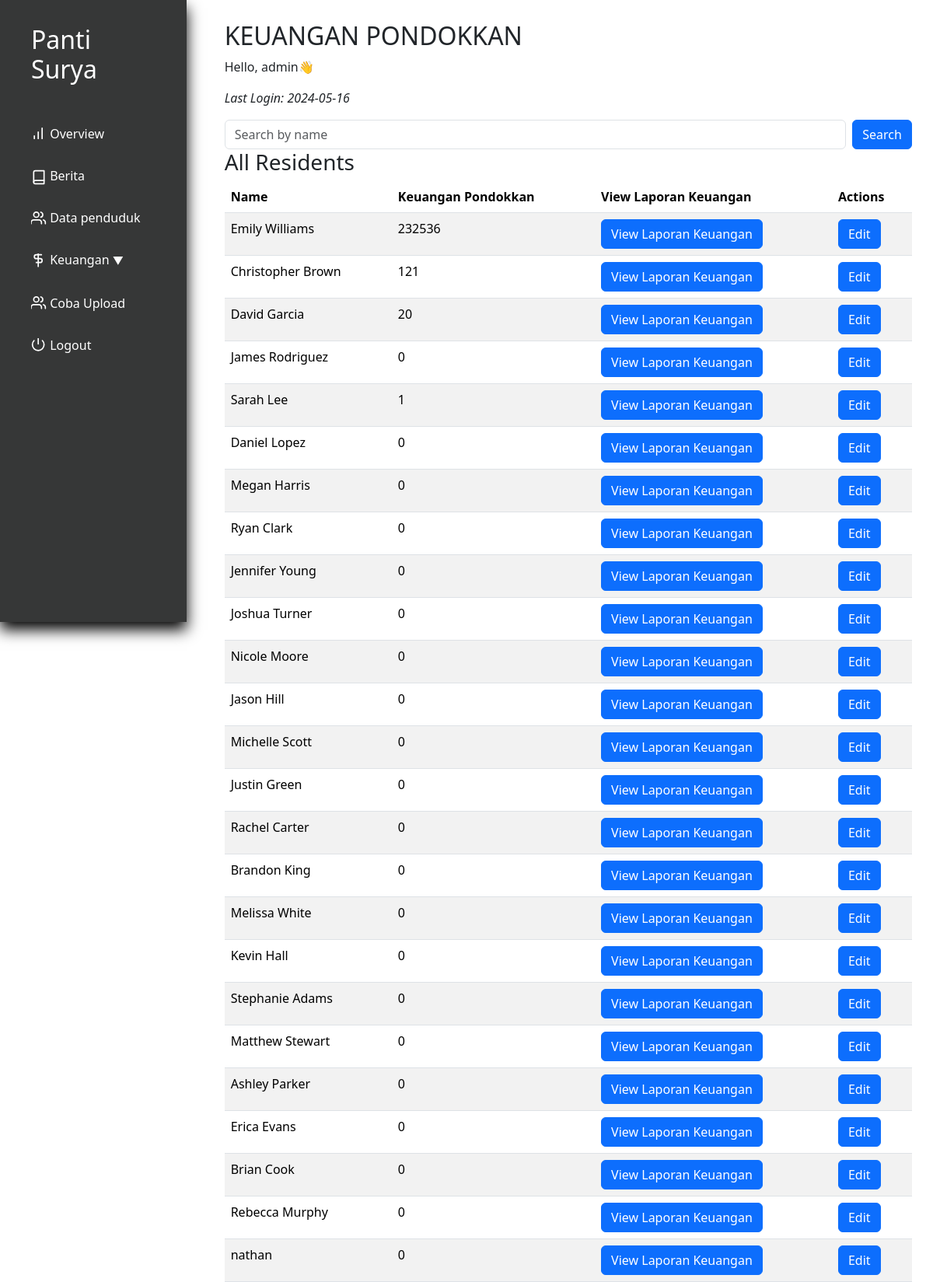
Before: /keuangan_pondokkan.php (signed in) with the older database file.
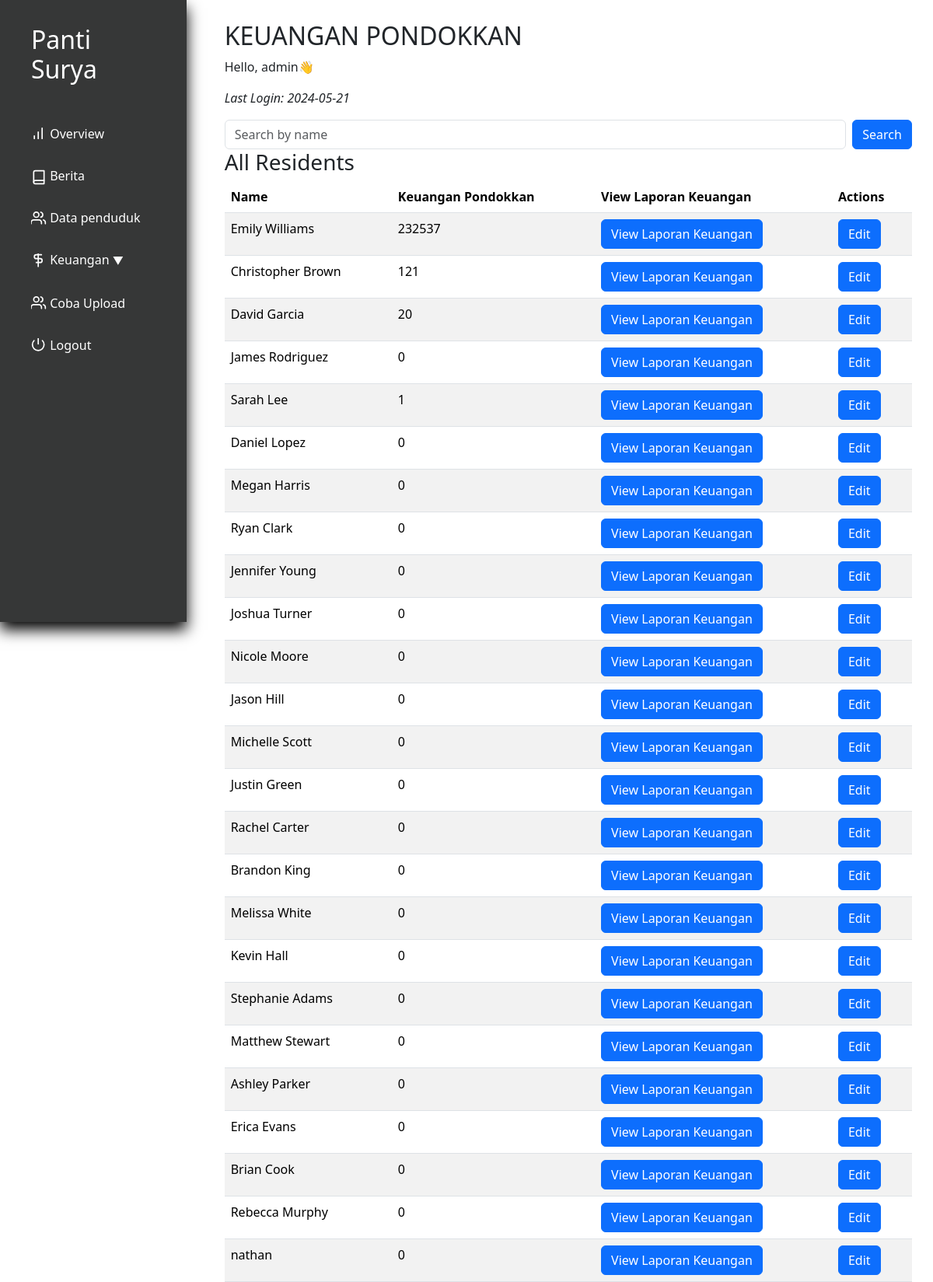
After: the same page with the newer database file.
### tables this page shows
CREATE TABLE `penduduk` (
  `id` int(11) NOT NULL,
  `nama` varchar(250) NOT NULL,
  `alamat` varchar(100) NOT NULL,
  `pengobatan_terakhir` date DEFAULT NULL,
  `email` varchar(200) DEFAULT NULL,
  `notelp` varchar(15) NOT NULL,
  `keuangan_pondokkan` int(11) NOT NULL,
  `keuangan_tabungan` int(11) NOT NULL,
  `keuangan_obat` int(11) NOT NULL,
  `keuangan_total` int(11) NOT NULL,
  `profile_picture` varchar(100) NOT NULL
);

### utils.php (called while the page is built, shortened)
<?php
    class myDB{
        private $host = "localhost";
        private $username = "root";
        private $password = "";
        private $database = "pantisurya";
        private $db;
        function __construct(){
            if ($this->db == null){
                try {
                    $this->db = new PDO("mysql:host=$this->host;dbname=$this->database", $this->username, $this->password);
                    $this->db->setAttribute(PDO::ATTR_ERRMODE, PDO::ERRMODE_EXCEPTION);
                } catch(PDOException $e) {
                    echo "Connection failed: " . $e->getMessage();
                }
            }
        }
        public function prepare($query) {
            return $this->db->prepare($query);
        }
    }
?>

### keuangan_pondokkan.php (the view, shortened to what this page needs)
<?php
require "utils.php";
$db = new myDB();
$stmt_all_residents = $db->prepare("SELECT * FROM penduduk");
$stmt_all_residents->execute();
$residents = $stmt_all_residents->fetchAll(PDO::FETCH_ASSOC);
?>
<!DOCTYPE html>
<html lang="en">
<head>
    <link href="https://cdn.jsdelivr.net/npm/bootstrap@5.3.3/dist/css/bootstrap.min.css" rel="stylesheet">
    <link rel="stylesheet" href="layout/indexstyle.css">
</head>
<body>
    <div class="app">
        <div class="dashboard">
            <?php include 'nav.php'?>
            <div class="main">
                <h2>KEUANGAN PONDOKKAN</h2>
                <p>Hello, <?php echo isset($_SESSION["username"]) ? $_SESSION["username"] : 'N/A'; ?>👋</p>
                <p style="font-style: italic;">Last Login: <?php echo isset($_SESSION["last_access"]) ? $_SESSION["last_access"] : 'N/A'; ?></p>
                <div class="search-bar">
                    <form method="POST" class="d-flex">
                        <input type="text" name="search" placeholder="Search by name" class="form-control me-2">
                        <button type="submit" class="btn btn-primary">Search</button>
                    </form>
                </div>
                <div class="residents-table">
                    <h3>All Residents</h3>
                    <table class="table table-striped">
                        <thead>
                            <tr>
                                <th>Name</th>
                                <th>Keuangan Pondokkan</th>
                                <th>View Laporan Keuangan</th>
                                <th>Actions</th>
                            </tr>
                        </thead>
                        <tbody>
                            <?php foreach($residents as $resident): ?>
                            <tr>
                                <td><?php echo $resident['nama']; ?></td>
                                <td><?php echo $resident['keuangan_pondokkan']; ?></td>
                                <td><button onclick="window.location.href='laporanPondokkan.php?id=<?php echo $resident['id']; ?>'" class="btn btn-primary">View Laporan Keuangan</button></td>
                                <td><a href="edit_balance_pondokkan.php?id=<?php echo $resident['id']; ?>" class="btn btn-primary">Edit</a></td>
                            </tr>
                            <?php endforeach; ?>
                        </tbody>
                    </table>
                </div>
            </div>
        </div>
    </div>
</body>
</html>

### nav.php (shortened to what this page needs)
<div class="holder flex-col">
    <div class="content flex-col">
        <div class="logo">
            <h2 style="color: white;">Panti Surya</h2>
        </div>
        <nav class="nav">
            <a type="button" href="index.php">
                Overview
            </a>
            <a type="button" href="databerita.php">
                Berita
            </a>
            <a type="button" href="penduduk.php">
                Data penduduk
            </a>
            <div class="dropdown">
                <a type="button" href="#" class="dropbtn" onclick="toggleSubMenu()">
                    Keuangan
                    <span style="font-size: 14px; vertical-align: middle;">&#9660;</span>
                </a>
            </div>
            <a type="button" href="cobaUpload.php">
                Coba Upload
            </a>
            <a type="button" onclick="return confirm('Yakin keluar?')" href="logout.php">
                <svg xmlns="http://www.w3.org/2000/svg" width="20" height="20" viewBox="3 3 20 24" fill="none" stroke="currentColor" stroke-width="2" stroke-linecap="round" stroke-linejoin="round" class="feather feather-power"><path d="M18.36 6.64a9 9 0 1 1-12.73 0"></path><line x1="12" y1="2" x2="12" y2="12"></line></svg> Logout
            </a>
        </nav>
    </div>
</div>
<div class="filler"></div>

### layout/indexstyle.css (style rules this page uses)
* { box-sizing: border-box; margin: 0; padding: 0; }
.dashboard { display: flex; min-height: 100vh; flex-direction: row; gap: 1.7rem; }
.flex-col { display: flex; flex-direction: column; }
.holder { width: 20%; height: 100vh; box-shadow: 0 10px 18px rgba(0,0,0,1); position: fixed; padding: 0 1rem; background-color: #363737; }
.content { padding: 1rem 0.5rem; gap: 1rem; }
.logo { padding: 0 1rem; word-wrap: break-word; }
.nav { padding: 0.5rem; gap: 0.5rem; display: flex; flex-direction: column; justify-content: center; }
.nav a { display: block; padding: 0.5rem 0.5rem; border-radius: 10px; line-height: 30px; font-size: 16px; text-decoration: none; transition: all 0.5s ease; color: white; }
.main { width: 80%; height: 100vh; padding: 1.7rem; }
.filler { width: 20%; }
.content { display: flex; }
.logo h2 { margin-top: 1rem; margin-bottom: 1rem; }

Changed rows visible on the page:
changed penduduk "Emily Williams": keuangan_pondokkan "232536" → "232537"
Other visible differences:
$_SESSION["last_access"]: "2024-05-16" → "2024-05-21"
